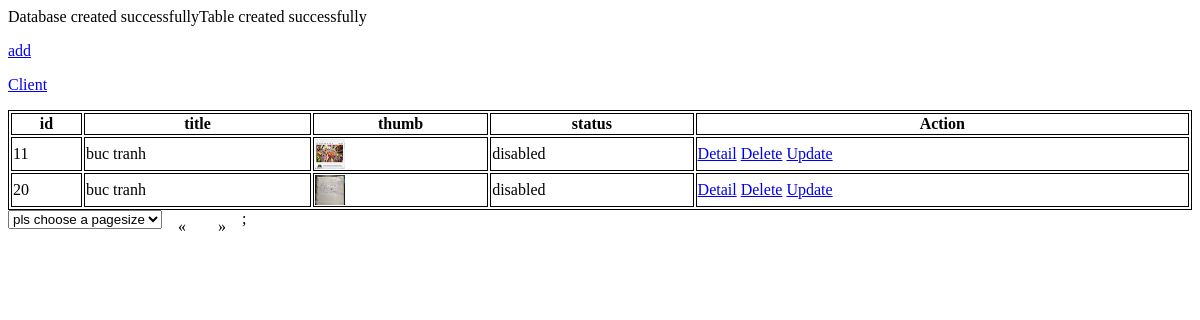
Page /Index.php?act=paginate&pagenum=3 on the committed database.
### tables this page shows
CREATE TABLE `img` (
  `id` int(6) UNSIGNED NOT NULL,
  `title` varchar(100) DEFAULT NULL,
  `thumb` varchar(200) DEFAULT NULL,
  `status` bit(1) DEFAULT NULL,
  `description` varchar(200) DEFAULT NULL
);

### Admin/View/list.php (the view, shortened to what this page needs)
<!DOCTYPE html>
<html>
<head>
</head>
<body>
    <p><a href="Admin/View/insert.php"> add</a></p>
    <p><a href="Index.php?key=c">Client</a></p>
    <?php
        if($result->num_rows > 0){
            echo "<table class='table table-bordered table-striped'>";
                echo "<thead>";
                    echo "<tr>";
                        echo "<th>id</th>";
                        echo "<th>title</th>";
                        echo "<th>thumb</th>";
                        echo "<th>status</th>";
                        echo "<th>Action</th>";
                    echo "</tr>";
                echo "</thead>";
                echo "<tbody>";
            	while($row = $result->fetch_assoc()) {
                    echo "<tr>";
                        echo "<td>" . $row['id'] . "</td>";
                        echo "<td>" . $row['title'] . "</td>";
                        echo "<td> <img style ='width:30px;height:30px' src='". $row['thumb']."'/></td>";
                        if ($row['status'] ==1 ){
                       		echo "<td> Enabled </td>";
                        }else{
                       		echo "<td> disabled </td>";
                        }
                        echo "<td>";
                        echo "<a href='Index.php?act=detail&id=".$row['id']."'>Detail</a>
                            <a href='Index.php?act=delete&id=".$row['id']."'>Delete</a>
                            <a href='Index.php?act=update&id=".$row['id']."'>Update</a>";
                        echo "</td>";
                	echo "</tr>";
                }
                echo "</tbody>";
                echo "</table>";
            if($_SESSION["take"] != null){
                echo "<select onchange='location = this.value;'>";
                echo "  <option value='-1'>";
                echo "      pls choose a pagesize   ";
                echo "  </option>";
                echo "  <option value='Index.php?act=setLimit&take=5'>";
                echo "      5   ";
                echo "  </option>";
                echo "  <option value='Index.php?act=setLimit&take=10'>";
                echo "      10";
                echo "  </option>";
                echo "  <option value='Index.php?act=setLimit&take=50'>";
                echo "      50";
                echo "  </option>";
                echo "  <option value='Index.php?act=setLimit&take=".(int)$_SESSION["rowcount"]."'>";
                echo "      all";
                echo "  </option>";
                echo "</select>";
            }else{
                echo "<select onchange='location = this.value;'>";
                echo "  <option value='-1'>";
                echo "      pls choose a pagesize   ";
                echo "  </option>";
                echo "</select>";
            }
            echo "<div class='pagination'>";
            echo "<a href='Index.php?act=paginate&pagenum=1'>&laquo;</a>";
            echo "<a href='Index.php?act=paginate&pagenum=".ceil((int)$_SESSION["rowcount"]/$take)."'>&raquo;</a>;";
            echo "</div>";
        } else{
            echo "<p class='lead'><em>No records were found.</em></p>";
        }
    ?>
</body>
</html>

### Admin/View/list.php (style rules this page uses)
table, th, td { border: 1px solid black; }
table { width: 100%; }
.pagination { display: inline-block; }
.pagination a { color: black; float: left; padding: 8px 16px; text-decoration: none; }

### rows in the picture
img: id "11", title "buc tranh", thumb (picture), status "disabled"
img: id "20", title "buc tranh", thumb (picture), status "disabled"
